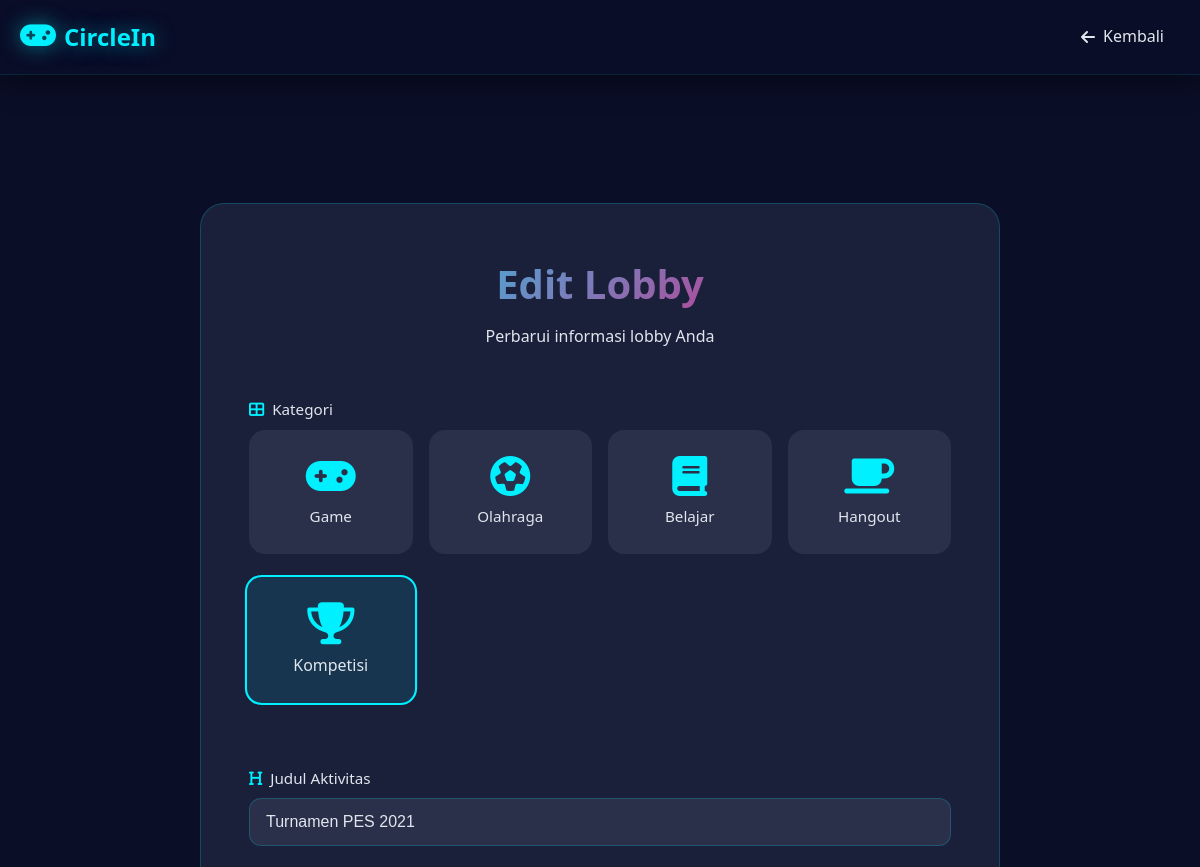
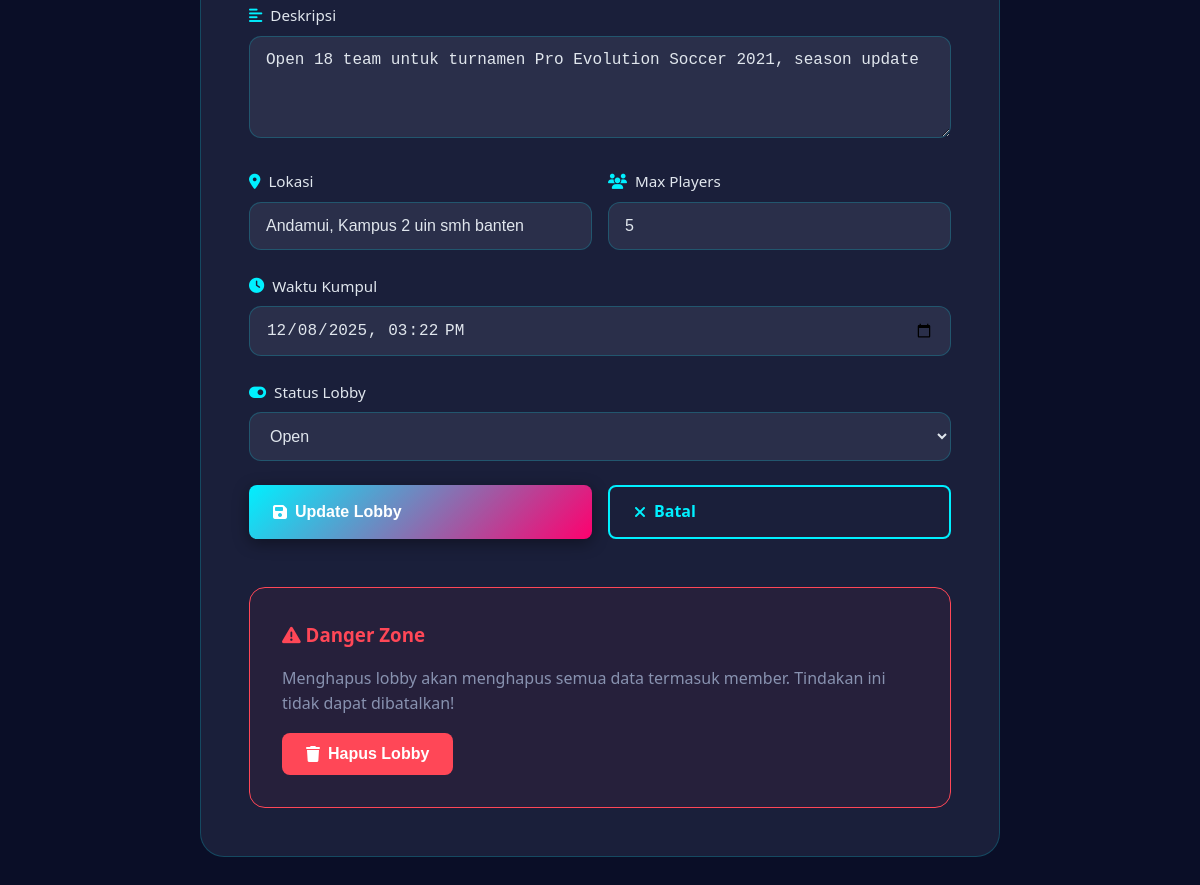
Page /lobby-edit.php?id=4 (signed in) on the committed database (2 pictures, top to bottom).
### tables this page shows
CREATE TABLE `lobbies` (
  `id` int(11) NOT NULL,
  `user_id` int(11) NOT NULL,
  `judul_aktivitas` varchar(255) NOT NULL,
  `kategori` enum('Game','Olahraga','Belajar','Hangout','Kompetisi') NOT NULL,
  `game_type` varchar(100) DEFAULT NULL,
  `deskripsi` text DEFAULT NULL,
  `whatsapp_group` varchar(255) DEFAULT NULL,
  `lokasi` varchar(100) DEFAULT NULL,
  `waktu_kumpul` datetime DEFAULT NULL,
  `max_players` int(11) DEFAULT 5,
  `current_players` int(11) DEFAULT 1,
  `status` enum('Open','Full','Closed') DEFAULT 'Open',
  `featured` tinyint(1) DEFAULT 0,
  `views` int(11) DEFAULT 0,
  `created_at` timestamp NOT NULL DEFAULT current_timestamp(),
  `updated_at` timestamp NOT NULL DEFAULT current_timestamp() ON UPDATE current_timestamp()
);

### lobby-edit.php (the view, shortened to what this page needs)
<?php
require_once 'config.php';
$lobby_id = isset($_GET['id']) ? intval($_GET['id']) : 0;
$user_id = $_SESSION['user_id'];
$query = "SELECT * FROM lobbies WHERE id = $lobby_id AND user_id = $user_id";
$result = mysqli_query($conn, $query);
$lobby = mysqli_fetch_assoc($result);
?>
<!DOCTYPE html>
<html lang="id">
<head>
    <link rel="stylesheet" href="assets/css/style.css">
    <link rel="stylesheet" href="assets/css/auth.css">
    <link rel="stylesheet" href="https://cdnjs.cloudflare.com/ajax/libs/font-awesome/6.4.0/css/all.min.css">
</head>
<body>
    <nav class="navbar">
        <div class="container nav-container">
            <div class="nav-brand">
                <i class="fas fa-gamepad"></i>
                <span>CircleIn</span>
            </div>
            <div class="nav-menu">
                <a href="lobby-detail.php?id=<?php echo $lobby_id; ?>" class="nav-link">
                    <i class="fas fa-arrow-left"></i> Kembali
                </a>
            </div>
        </div>
    </nav>
    <div class="edit-container">
        <div class="edit-box">
            <div class="edit-header">
                <h1>Edit Lobby</h1>
                <p>Perbarui informasi lobby Anda</p>
            </div>
            <form method="POST" class="auth-form">
                <div class="form-group">
                    <label>
                        <i class="fas fa-th-large"></i>
                        Kategori
                    </label>
                    <div class="category-selector">
                        <div class="category-option">
                            <label for="cat-game" class="category-label">
                                <i class="fas fa-gamepad"></i>
                                <span>Game</span>
                            </label>
                        </div>
                        <div class="category-option">
                            <label for="cat-olahraga" class="category-label">
                                <i class="fas fa-futbol"></i>
                                <span>Olahraga</span>
                            </label>
                        </div>
                        <div class="category-option">
                            <label for="cat-belajar" class="category-label">
                                <i class="fas fa-book"></i>
                                <span>Belajar</span>
                            </label>
                        </div>
                        <div class="category-option">
                            <label for="cat-hangout" class="category-label">
                                <i class="fas fa-coffee"></i>
                                <span>Hangout</span>
                            </label>
                        </div>
                        <div class="category-option">
                            <label for="cat-kompetisi" class="category-label">
                                <i class="fas fa-trophy"></i>
                                <span>Kompetisi</span>
                            </label>
                        </div>
                    </div>
                </div>
                <div class="form-group">
                    <label>
                        <i class="fas fa-heading"></i>
                        Judul Aktivitas
                    </label>
                    <input type="text" name="judul_aktivitas" value="<?php echo $lobby['judul_aktivitas']; ?>" required>
                </div>
                <div class="form-group">
                    <label>
                        <i class="fas fa-align-left"></i>
                        Deskripsi
                    </label>
                    <textarea name="deskripsi" rows="4" required><?php echo $lobby['deskripsi']; ?></textarea>
                </div>
                <div class="form-row">
                    <div class="form-group">
                        <label>
                            <i class="fas fa-map-marker-alt"></i>
                            Lokasi
                        </label>
                        <input type="text" name="lokasi" value="<?php echo $lobby['lokasi']; ?>" required>
                    </div>
                    <div class="form-group">
                        <label>
                            <i class="fas fa-users"></i>
                            Max Players
                        </label>
                        <input type="number" name="max_players" min="<?php echo $lobby['current_players']; ?>" max="50" value="<?php echo $lobby['max_players']; ?>" required>
                    </div>
                </div>
                <div class="form-group">
                    <label>
                        <i class="fas fa-clock"></i>
                        Waktu Kumpul
                    </label>
                    <input type="datetime-local" name="waktu_kumpul" value="<?php echo date('Y-m-d\TH:i', strtotime($lobby['waktu_kumpul'])); ?>" required>
                </div>
                <div class="form-group">
                    <label>
                        <i class="fas fa-toggle-on"></i>
                        Status Lobby
                    </label>
                    <select name="status" required>
                        <option value="Open" <?php echo $lobby['status'] == 'Open' ? 'selected' : ''; ?>>Open</option>
                    </select>
                </div>
                <div class="form-row" style="gap: 1rem;">
                    <button type="submit" name="update_lobby" class="btn btn-primary" style="flex: 1;">
                        <i class="fas fa-save"></i>
                        Update Lobby
                    </button>
                    <a href="lobby-detail.php?id=<?php echo $lobby_id; ?>" class="btn btn-outline" style="flex: 1; text-align: center;">
                        <i class="fas fa-times"></i>
                        Batal
                    </a>
                </div>
            </form>
            <div class="danger-zone">
                <h3 style="color: var(--danger); margin-bottom: 1rem;">
                    <i class="fas fa-exclamation-triangle"></i> Danger Zone
                </h3>
                <p style="color: var(--text-muted); margin-bottom: 1rem;">
                    Menghapus lobby akan menghapus semua data termasuk member. Tindakan ini tidak dapat dibatalkan!
                </p>
                <form method="POST" onsubmit="return confirm('Yakin ingin menghapus lobby ini? Tindakan ini tidak dapat dibatalkan!')">
                    <button type="submit" name="delete_lobby" class="btn" style="background: var(--danger); color: white;">
                        <i class="fas fa-trash"></i>
                        Hapus Lobby
                    </button>
                </form>
            </div>
        </div>
    </div>
</body>
</html>

### assets/css/style.css (style rules this page uses)
:root { --primary: #00f0ff; --secondary: #ff006e; --accent: #ffbe0b; --dark: #0a0e27; --dark-light: #1a1f3a; --dark-lighter: #2a2f4a; --text: #e0e6ed; --text-muted: #8892b0; --success: #00ff88; --danger: #ff4757; --warning: #ffa502; --gradient-1: linear-gradient(135deg, #667eea 0%, #764ba2 100%); --gradient-2: linear-gradient(135deg, #f093fb 0%, #f5576c 100%); --gradient-3: linear-gradient(135deg, #4facfe 0%, #00f2fe 100%); --shadow-sm: 0 2px 8px rgba(0, 0, 0, 0.3); --shadow-md: 0 4px 16px rgba(0, 0, 0, 0.4); --shadow-lg: 0 8px 32px rgba(0, 0, 0, 0.5); --shadow-neon: 0 0 20px rgba(0, 240, 255, 0.5); }
* { margin: 0; padding: 0; box-sizing: border-box; }
body { font-family: 'Segoe UI', Tahoma, Geneva, Verdana, sans-serif; background: var(--dark); color: var(--text); line-height: 1.6; overflow-x: hidden; }
.container { max-width: 1200px; margin: 0 auto; padding: 0 20px; }
.navbar { background: rgba(10, 14, 39, 0.95); backdrop-filter: blur(10px); border-bottom: 1px solid rgba(0, 240, 255, 0.1); padding: 1rem 0; position: sticky; top: 0; z-index: 1000; box-shadow: 0 4px 30px rgba(0, 0, 0, 0.5); }
.nav-container { display: flex; justify-content: space-between; align-items: center; gap: 2rem; }
.nav-brand { display: flex; align-items: center; gap: 0.5rem; font-size: 1.5rem; font-weight: bold; color: var(--primary); text-shadow: 0 0 20px rgba(0, 240, 255, 0.5); }
.nav-brand i { font-size: 1.8rem; }
.nav-menu { display: flex; align-items: center; gap: 1rem; }
.nav-link { display: flex; align-items: center; gap: 0.5rem; padding: 0.5rem 1rem; color: var(--text); text-decoration: none; border-radius: 8px; transition: all 0.3s; }
.btn { display: inline-flex; align-items: center; gap: 0.5rem; padding: 0.75rem 1.5rem; border: none; border-radius: 8px; font-size: 1rem; font-weight: 600; text-decoration: none; cursor: pointer; transition: all 0.3s; position: relative; overflow: hidden; }
.btn::before { content: ''; position: absolute; top: 50%; left: 50%; width: 0; height: 0; border-radius: 50%; background: rgba(255, 255, 255, 0.2); transform: translate(-50%, -50%); transition: width 0.6s, height 0.6s; }
.btn-primary { background: linear-gradient(135deg, var(--primary), var(--secondary)); color: white; box-shadow: var(--shadow-md); }
.btn-outline { background: transparent; border: 2px solid var(--primary); color: var(--primary); }

### assets/css/auth.css (style rules this page uses)
.auth-form { display: flex; flex-direction: column; gap: 1.5rem; }
.form-group { position: relative; }
.form-group label { display: flex; align-items: center; gap: 0.5rem; margin-bottom: 0.5rem; color: var(--text); font-weight: 500; font-size: 0.95rem; }
.form-group label i { color: var(--primary); }
.form-group input, .form-group select, .form-group textarea { width: 100%; padding: 0.875rem 1rem; background: var(--dark-lighter); border: 1px solid rgba(0, 240, 255, 0.2); border-radius: 12px; color: var(--text); font-size: 1rem; outline: none; transition: all 0.3s; }
.form-group textarea { min-height: 100px; resize: vertical; }
.form-row { display: grid; grid-template-columns: 1fr 1fr; gap: 1rem; }

### lobby-edit.php (style rules this page uses)
.edit-container { min-height: 100vh; padding: 8rem 2rem 4rem; }
.edit-box { max-width: 800px; margin: 0 auto; background: var(--dark-light); border: 1px solid rgba(0, 240, 255, 0.2); border-radius: 24px; padding: 3rem; }
.edit-header { text-align: center; margin-bottom: 3rem; }
.edit-header h1 { font-size: 2.5rem; background: linear-gradient(135deg, var(--primary), var(--secondary)); -webkit-background-clip: text; -webkit-text-fill-color: transparent; margin-bottom: 0.5rem; }
.category-selector { display: grid; grid-template-columns: repeat(auto-fit, minmax(150px, 1fr)); gap: 1rem; margin-bottom: 2rem; }
.category-option { position: relative; }
.category-label { display: flex; flex-direction: column; align-items: center; gap: 0.5rem; padding: 1.5rem 1rem; background: var(--dark-lighter); border: 2px solid transparent; border-radius: 16px; cursor: pointer; transition: all 0.3s; }
.category-label i { font-size: 2.5rem; }
.category-option input[type="radio"]:checked + .category-label { border-color: var(--primary); background: rgba(0, 240, 255, 0.1); transform: scale(1.05); }
.danger-zone { margin-top: 3rem; padding: 2rem; border: 1px solid var(--danger); border-radius: 16px; background: rgba(255, 71, 87, 0.05); }

### rows in the picture
lobbies: judul_aktivitas "Turnamen PES 2021", deskripsi "Open 18 team untuk turnamen Pro Evolution Soccer 2021, season update", lokasi "Andamui, Kampus 2 uin smh banten", max_players "5", waktu_kumpul "12/08/2025 15:22", status "Open"
